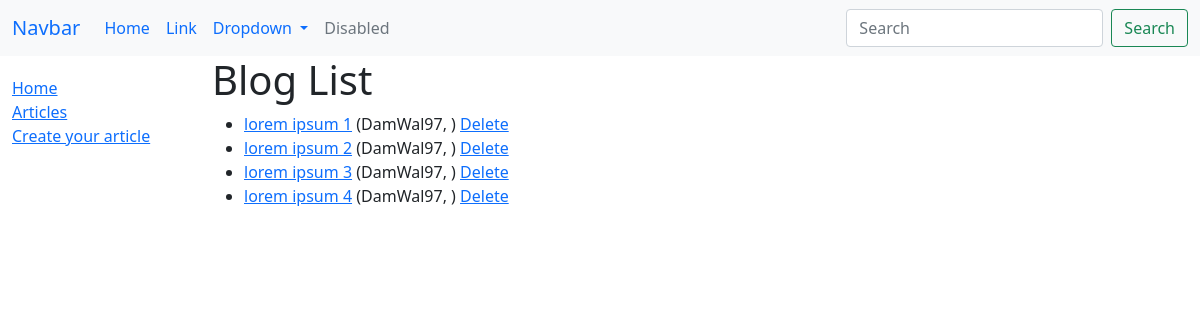
The app's page /article_list/, older data.
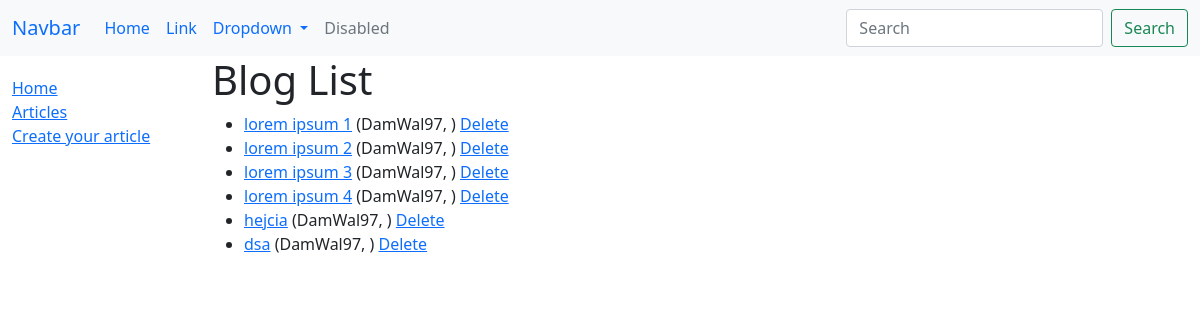
The same page, newer data.
### article/models.py (models this page shows, shortened)
class Article(models.Model):
    title = models.CharField(max_length=50)
    author = models.ForeignKey(User,on_delete=models.SET_NULL, null=True)
    text = models.CharField(max_length=5000)
    date = datetime.now()

### article/views.py (the view)
# urls.py: path('article_list/', articleList, name='article-list'),
def articleList(request):
    qs = Article.objects.all()
    data={}
    data['queryset']=qs
    return render(request,'article/article_list.html', data)

### article/templates/article/article_list.html
{% extends "base.html" %}
{% block content %}
    <h1>Blog List</h1>
    {% if queryset %}
    <ul>
    {% for article in queryset %}
      <li>
        <a href='{% url "article_detail" article.id %}'>{{ article.title }}</a> ({{article.author}}, {{article.data}})
        <a href='{% url "delete-article" article.id %}'>Delete</a>
      </li>
    {% endfor %}
    </ul>
    {% else %}
      <p>There are no blogs on this site.</p>
    {% endif %}
{% endblock %}

Row changes from the older to the newer data that the page shows:
added Article: title "hejcia", author "DamWal97"
added Article: title "dsa", author "DamWal97"
